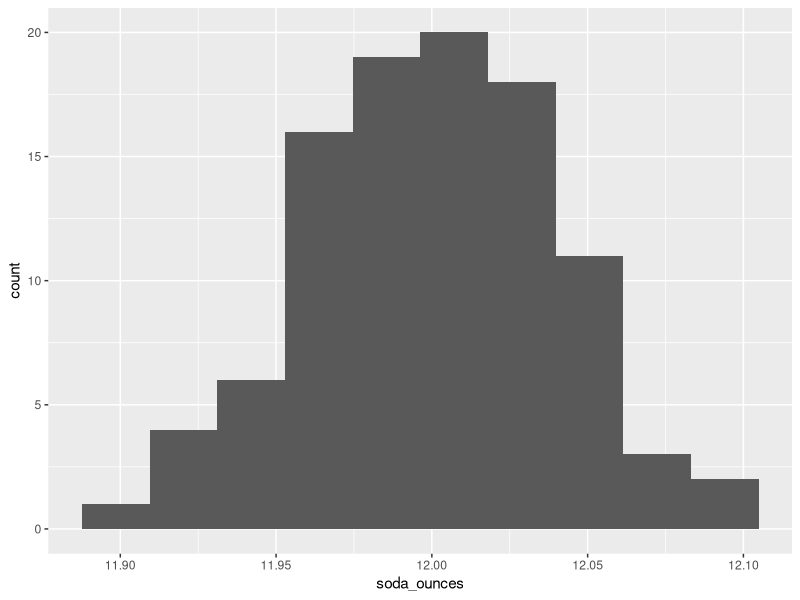

This figure's R source:
#' ---
#' title: "Beyond Linear Regression"
#' author: "Toheeb"
#' ---
#' 
#' # Beyond Linear Regression
#' While we’ve focused on linear regression in the lesson on inference, linear regression isn’t 
#' the only analytical approach out there. However, it is arguably the most commonly used. And, 
#' beyond that, there are many statistical tests and approaches that are slight variations of 
#' linear regression, so having a solid foundation and understanding of linear regression makes 
#' understanding these other tests and approaches much simpler.
#' 
#' For example, what if you didn’t want to measure the linear relationship between two 
#' variables, but instead wanted to know whether or not the average observed is different from 
#' expectation?
#' 
#' ## Mean Different From Expectation?
#' To answer a question like this, let’s consider the case where you’re interested in analyzing 
#' data about a single numeric variable. If you were doing descriptive statistics on this 
#' dataset, you’d likely calculate the mean for that variable. But, what if, in addition to 
#' knowing the mean, you wanted to know if the values in that variable were all within the 
#' bounds of normal variation. You could calculate that using inferential data analysis. You 
#' could use the data you have to infer whether or not the data are within the expected bounds.
#' 
#' For example, let’s say you had a dataset that contained the number of ounces actually 
#' included in 100 cans of a soft drink. You’d expect that each can have exactly 12 oz of 
#' liquid; however, there is some variation in the process. So, let’s test whether or not 
#' you’re consistently getting shorted on the amount of liquid in your can.
#' 
#' In fact, let’s go ahead and generate the dataset ourselves:
set.seed(34) 
soda_ounces <- rnorm(100, mean = 12, sd = 0.04)
head(soda_ounces)

#' In this code, we’re specifying that we want to take a random draw of 100 different values 
#' (representing our 100 cans of soft drink), where the mean is 12 (representing the 12 ounces 
#' of soda expected to be within each can), and allowing for some variation (we’ve set the 
#' standard deviation to be 0.04).
#' 
#' We can see that the values are approximately, but not always exactly, equal to the expected 
#' 12 ounces.
#' 
#' 
#' -----------------------------------------------------------------------------
#' -----------------------------------------------------------------------------
#' ## Testing Mean Difference From Expectation
#' To make an inference as to whether or not we’re consistently getting shorted, we’re going to 
#' use this sample of 100 cans. Note that we’re using this sample of cans to infer something 
#' about all cans of this soft drink, since we aren’t able to measure the number of ounces in 
#' all cans of the soft drink generated.
#' 
#' To carry out this statistical test, we’ll use a t-test.
#' Wait, we haven’t talked about that statistical test yet. So, let’s take a quick detour to 
#' discuss t-tests and how they relate to linear regression.
#' 
#' R has a built in t-test function: t.test().
#' 
#' However, it was mentioned earlier that many statistical tests are simply an extension of 
#' linear regression. In fact, a t-test is simply a linear model where we specify to only fit 
#' an intercept (where the data crosses the y-axis). In other words, this specifies to 
#' calculate the mean…which is exactly what we’re looking to do here with our t-test! We’ll 
#' compare these two approaches below.
#' 
#' However, before we can do so, we have to ensure that the data follow a normal distribution, 
#' since this is the primary assumption of the t-test.
library(ggplot2)
## check for normality
ggplot(as.data.frame(soda_ounces))+
  geom_histogram(aes(soda_ounces), bins = 10)
#' Here, we see that the data are approximately normally distributed.
#' 
#' A t-test will check whether the observed ounces differ from the expected mean (12 oz). As 
#' mentioned above, to run a t-test in R, most people use the built-in function: t.test().
t.test(soda_ounces, mu = 12)
#' In the output from this function, we’ll focus on the 95 percent confidence interval. 
#' Confidence Intervals provide the range of values likely to contain the unknown population 
#' parameter. Here, the population parameter we’re interested in is the mean. Thus, the 95% 
#' Confidence Intervals provides us the range where, upon repeated sampling, the calculated 
#' mean would fall 95 percent of the time. More specifically, if the 95 percent confidence 
#' interval contains the expected mean (12 oz), then we can be confident that the company is 
#' not shorting us on the amount of liquid they’re putting into each can.
#' 
#' Here, since 12 is between 11.99187 and 12.00754, we can see that the amounts in the 100 
#' sampled cans are within the expected variation. We could infer from this sample that the 
#' population of all cans of this soft drink are likely to have an appropriate amount of 
#' liquid.
#' 
#' However, as mentioned previously, t-tests are an extension of linear regression. We could 
#' also look to see whether or not the cans had the expected average of 12 oz in the data 
#' collected using lm().
regression_output <-  lm(soda_ounces ~ 1)

# calculate confidence interval:
confint(regression_output)
#' Note that the confidence interval is exactly the same here using lm() as above when we 
#' used t.test()! The point here is to not attempt memorizing each individual statistical 
#' test but instead understand how they relate to one another.
#' 
#' 
#' 